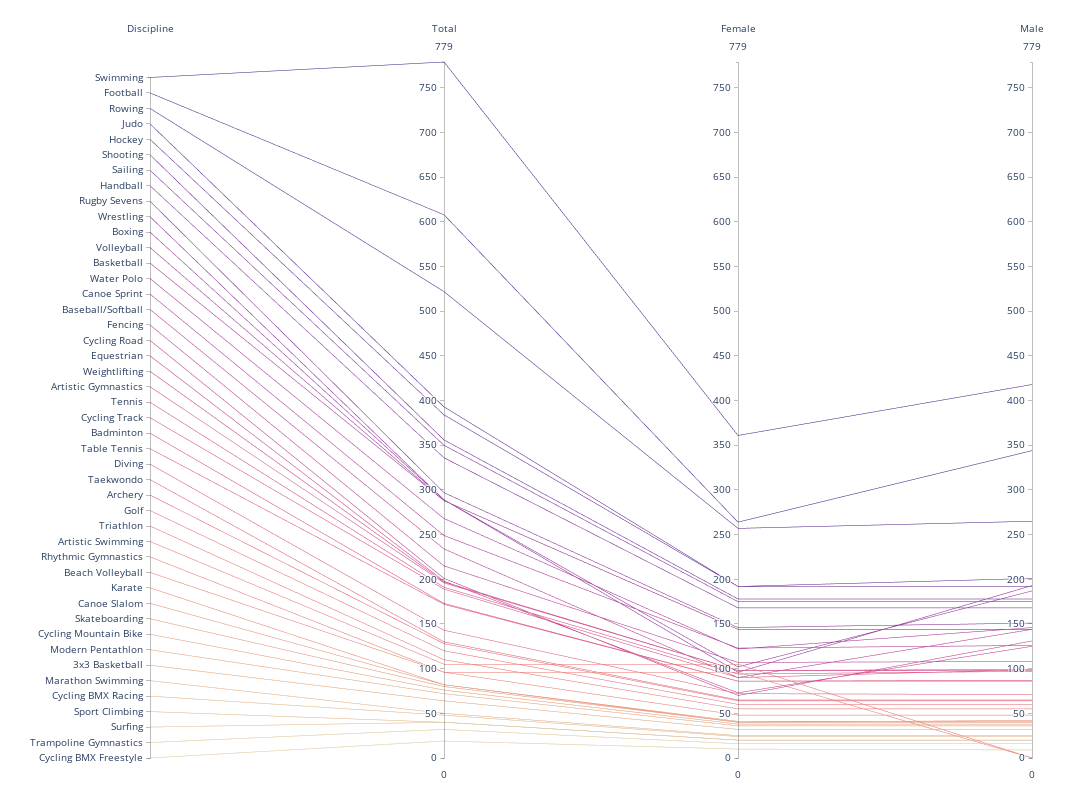

Here is the notebook cell this chart was saved with:
### Markdown cell above
Now you can see that Athletics have the maximum participation. Huge gap between this the subsequent discipline.
Mostly the number of Male & female participants is similar. But there are disciplines where this differs. Let's knock off Athletics

### Code cell
df_ = df_entries[df_entries['Discipline'] !='Athletics']
dimensions = list([ dict(range=(df_['Discipline Code'].max(), 1),
                       tickvals = df_['Discipline Code'], ticktext = df_['Discipline'],
                       label='Discipline', values=df_['Discipline Code']),
                    dict(range=(0,df_['Total'].max()), label='Total', values=df_['Total']),
                    dict(range=(0,df_['Total'].max()), label='Female', values=df_['Female']),
                    dict(range=(0,df_['Total'].max()), label='Male', values=df_['Male']),
                  ])
fig = go.Figure(data= go.Parcoords(line = dict(color = df_['Discipline Code'], colorscale = 'agsunset'),dimensions = dimensions))
fig.update_layout(width=1200, height=800,margin=dict(l=150, r=60, t=60, b=40))
fig.show()

### Figure 1 — Plotly figure (JSON) as saved in the notebook; plotly's stock layout.template omitted (floating-point values rounded to 4 significant figures)
{"data": [{"dimensions": [{"label": "Discipline", "range": [46, 1], "ticktext": ["Swimming", "Football", "Rowing", "Judo", "Hockey", "Shooting", "Sailing", "Handball", "Rugby Sevens", "Wrestling", "Boxing", "Volleyball", "Basketball", "Water Polo", "Canoe Sprint", "Baseball/Softball", "Fencing", "Cycling Road", "Equestrian", "Weightlifting", "Artistic Gymnastics", "Tennis", "Cycling Track", "Badminton", "Table Tennis", "Diving", "Taekwondo", "Archery", "Golf", "Triathlon", "Artistic Swimming", "Rhythmic Gymnastics", "Beach Volleyball", "Karate", "Canoe Slalom", "Skateboarding", "Cycling Mountain Bike", "Modern Pentathlon", "3x3 Basketball", "Marathon Swimming", "Cycling BMX Racing", "Sport Climbing", "Surfing", "Trampoline Gymnastics", "Cycling BMX Freestyle"], "tickvals": [2, 3, 4, 5, 6, 7, 8, 9, 10, 11, 12, 13, 14, 15, 16, 17, 18, 19, 20, 21, 22, 23, 24, 25, 26, 27, 28, 29, 30, 31, 32, 33, 34, 35, 36, 37, 38, 39, 40, 41, 42, 43, 44, 45, 46], "values": [2, 3, 4, 5, 6, 7, 8, 9, 10, 11, 12, 13, 14, 15, 16, 17, 18, 19, 20, 21, 22, 23, 24, 25, 26, 27, 28, 29, 30, 31, 32, 33, 34, 35, 36, 37, 38, 39, 40, 41, 42, 43, 44, 45, 46]}, {"label": "Total", "range": [0, 779], "values": [779, 608, 522, 393, 384, 356, 350, 336, 297, 289, 289, 288, 288, 268, 249, 234, 215, 201, 198, 197, 196, 191, 189, 173, 172, 143, 130, 128, 120, 110, 105, 96, 96, 82, 82, 80, 76, 72, 64, 50, 48, 40, 40, 32, 19]}, {"label": "Female", "range": [0, 779], "values": [361, 264, 257, 192, 192, 178, 175, 168, 146, 96, 102, 144, 144, 122, 123, 90, 107, 70, 73, 98, 98, 94, 90, 86, 86, 72, 65, 64, 60, 55, 105, 96, 48, 40, 41, 40, 38, 36, 32, 25, 24, 20, 20, 16, 10]}, {"label": "Male", "range": [0, 779], "values": [418, 344, 265, 201, 192, 178, 175, 168, 151, 193, 187, 144, 144, 146, 126, 144, 108, 131, 125, 99, 98, 97, 99, 87, 86, 71, 65, 64, 60, 55, 0, 0, 48, 42, 41, 40, 38, 36, 32, 25, 24, 20, 20, 16, 9]}], "line": {"color": [2, 3, 4, 5, 6, 7, 8, 9, 10, 11, 12, 13, 14, 15, 16, 17, 18, 19, 20, 21, 22, 23, 24, 25, 26, 27, 28, 29, 30, 31, 32, 33, 34, 35, 36, 37, 38, 39, 40, 41, 42, 43, 44, 45, 46], "colorscale": [[0, "rgb(75, 41, 145)"], [0.1667, "rgb(135, 44, 162)"], [0.3333, "rgb(192, 54, 157)"], [0.5, "rgb(234, 79, 136)"], [0.6667, "rgb(250, 120, 118)"], [0.8333, "rgb(246, 169, 122)"], [1, "rgb(237, 217, 163)"]]}, "type": "parcoords"}], "layout": {"height": 800, "margin": {"b": 40, "l": 150, "r": 60, "t": 60}, "width": 1200}}
